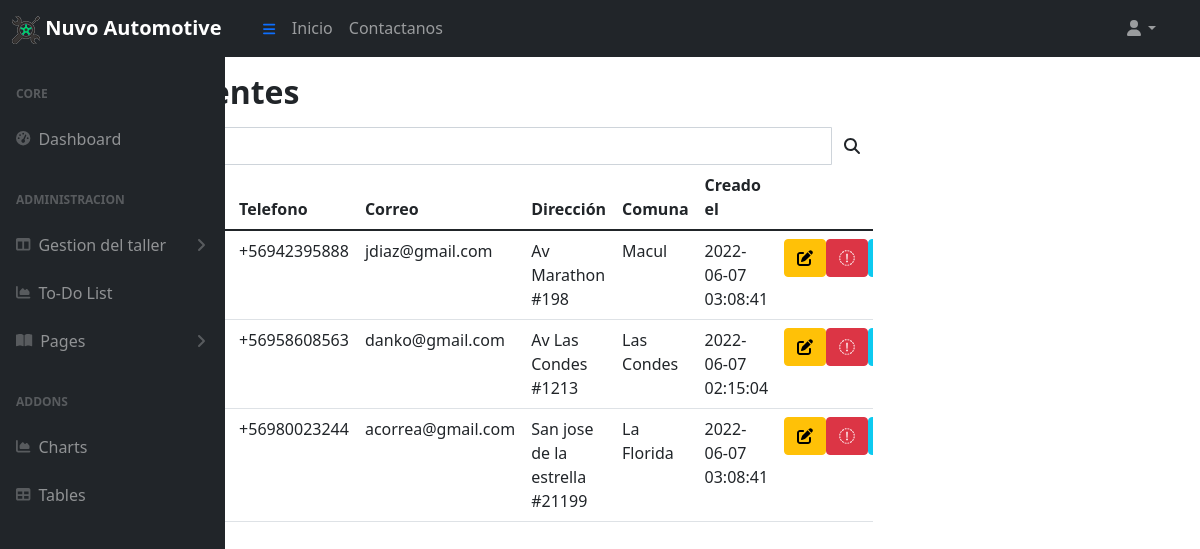
Page /admin/ViewList (signed in) on the committed database.
### tables this page shows
CREATE TABLE `client` (
  `RUT` varchar(255) NOT NULL,
  `FIRSTNAME` varchar(255) DEFAULT NULL,
  `LASTNAME` varchar(255) DEFAULT NULL,
  `SECOND_LASTNAME` varchar(255) DEFAULT NULL,
  `PHONE` varchar(255) DEFAULT NULL,
  `EMAIL` varchar(255) DEFAULT NULL,
  `ADDRESS` varchar(255) NOT NULL,
  `COMMUNE` varchar(255) NOT NULL,
  `CREATED_AT` timestamp NOT NULL DEFAULT CURRENT_TIMESTAMP,
  `UPDATED_AT` timestamp NOT NULL DEFAULT CURRENT_TIMESTAMP,
  PRIMARY KEY (`RUT`)
);

### controllers/AdminController.php (called while the page is built, shortened)
<?php
require_once('models/client.php');
class AdminController{
    public function ViewList() {
        $client = new Client();
        $clients = $client->getAll();
        require_once('views/layout/sidebar.php');
        require_once('views/admin/client/ViewList.php');
    }
}

### config/database.php (called while the page is built)
<?php
class Database {
  public static function connect() {
    $db = new mysqli('localhost', 'root', 'root', 'nuvo-automotive');
    $db->query("SET NAMES 'utf8'");
    return $db;
  }
}

### models/client.php (called while the page is built, shortened)
<?php
class Client {
private $db;
public function __construct() {
  $this->db = Database::connect();
}
public function getAll(){
    $query = "SELECT * FROM CLIENT ORDER BY RUT ASC";
    $clientes = $this->db->query ($query);
    return $clientes;
}
}
?>

### views/admin/client/ViewList.php (the view, shortened to what this page needs)
<div class="container py-3">
  <div class="row">
    <div class="col-12 col-md-9">
      <div class="mb-3">
        <h2 class="fw-bold mb-3">Lista de clientes</h2>
        <div class="clontainer">
          <div class="col-xs-3">
            <div class="input-group">
              <input type="text" class="form-control" placeholder="Buscar por nombre" id='q' onkeyup="load(1);">
              <span class="input-group-btn">
                <button class="btn btn-default" type="button" onclick='load(1);'><i class='fa fa-search'></i></button>
              </span>
            </div>
          </div>
          <div class="table-responsive-xxl">
            <table class="table">
              <thead>
                <tr>
                  <th>RUT</th>
                  <th>Nombre</th>
                  <th>Telefono</th>
                  <th>Correo</th>
                  <th>Dirección</th>
                  <th>Comuna</th>
                  <th>Creado el</th>
                </tr>
              </thead>
              <tbody>
                <?php while ($client = $clients->fetch_object()): ?>
                <tr>
                  <td><?= $client->RUT ?></td>
                  <td><?= $client->FIRSTNAME . ' ' . $client->LASTNAME . ' ' . $client->SECOND_LASTNAME?></td>
                  <td><?= $client-> PHONE?></td>
                  <td><?= $client->EMAIL ?></td>
                  <td><?= $client->ADDRESS ?></td>
                  <td><?= $client->COMMUNE ?></td>
                  <td><?= $client->CREATED_AT ?></td>
                  <td>
                    <div class="icons">
                      <button type="button" class="btn btn-warning btn-square btn-xs"
                      onclick=""><i
                      class="fa fa-edit"></i>
                      </button>
                      <button type="button" class="btn btn-danger btn-square btn-xs"onclick=><i
                        class="fa fa-trash-o"></i></button>
                        <button type="button" class="btn btn-info btn-square btn-xs" onclick=></button>
                    </div>
                  </td>
                </tr>
                <?php endwhile; ?>
              </tbody>
            </table>
          </div>
        </div>
      </div>
    </div>
  </div>

### views/layout/start.php (shortened to what this page needs)
<!DOCTYPE html>
<html lang="es">
<head>
  <link rel="stylesheet" href="<?= APP_URL . 'assets/css/main.css' ?>">
</head>

### views/layout/navbar.php (shortened to what this page needs)
<nav class="navbar navbar-expand-lg navbar-dark bg-primary">
  <div class="container-fluid">
    <a href="<?= APP_URL ?>" title="Página de inicio" class="navbar-brand fw-bold">
      <img src="<?= APP_URL . 'assets/img/logo_x28.png' ?>" alt="<?= APP_NAME ?>" class="logo">
      Nuvo Automotive
    </a>
    <button class="btn btn-link btn-sm order-1 order-lg-0 ms-3 me-4 me-lg-0" id="sidebarToggle" href="#!">
      <i class="fas fa-bars"></i>
    </button>
    <div class="collapse navbar-collapse" id="navbarColor01">
      <ul class="navbar-nav me-auto mb-2 mb-lg-0">
        <li class="nav-item">
          <a href="" class="nav-link">Inicio</a>
        </li>
        <li class="nav-item">
          <a href="" class="nav-link">Contactanos</a>
        </li>
      </ul>
      <ul class="navbar-nav ms-auto mb-2 mb-lg-0">
        <?php if (isset($_SESSION['logged'])) { ?>
        <div class="nav-logout">
          <ul class="navbar-nav ms-auto ms-md-0 me-3 me-lg-4">
            <li class="nav-item dropdown">
              <a class="nav-link dropdown-toggle" id="navbarDropdown" href="#" role="button" data-bs-toggle="dropdown" aria-expanded="false"><i class="fas fa-user fa-fw"></i></a>
            </li>
          </ul>
        </div>
        <?php } else { ?>
        <li class="nav-item">
          <a href="<?= APP_URL . 'account/login' ?>" class="nav-link">Iniciar sesión</a>
        </li>
        <?php } ?>
      </ul>
    </div>
  </div>
</nav>

### index.php (shortened to what this page needs)
<?php
require_once('config/database.php');
require_once('views/layout/start.php');
require_once('views/layout/navbar.php');
if (isset($_GET['controller'])) {
  $controllerName = $_GET['controller'] . 'Controller';
} elseif (!isset($_GET['controller']) && !isset($_GET['action'])) {
  $controllerName = CONTROLLER_DEFAULT;
} else {
  Utils::showError();
  exit();
}
if (class_exists($controllerName)) {
  $controller = new $controllerName();
  if (isset($_GET['action']) && method_exists($controller, $_GET['action'])) {
    $action = $_GET['action'];
    $controller->$action();
  } elseif (!isset($_GET['controller']) && !isset($_GET['action'])) {
    $actionDefault = ACTION_DEFAULT;
    $controller->$actionDefault();
  } else {
    Utils::showError();
  }
} else {
  Utils::showError();
}
require_once('views/layout/end.php');
?>

### views/layout/sidebar.php (shortened to what this page needs)
<div class="sb-nav-fixed">
    <div id="layoutSidenav">
        <div id="layoutSidenav_nav">
            <nav class="sb-sidenav accordion sb-sidenav-dark" id="sidenavAccordion">
                <div class="sb-sidenav-menu">
                    <div class="nav">
                        <div class="sb-sidenav-menu-heading">Core</div>
                        <a class="nav-link" href=" <?= APP_URL . 'admin/dashboard' ?>">
                            <div class="sb-nav-link-icon"><i class="fas fa-tachometer-alt"></i></div>
                            Dashboard
                        </a>
                        <div class="sb-sidenav-menu-heading">Administracion</div>
                        <a class="nav-link collapsed" href="#" data-bs-toggle="collapse"
                            data-bs-target="#collapseLayouts" aria-expanded="false" aria-controls="collapseLayouts">
                            <div class="sb-nav-link-icon"><i class="fas fa-columns"></i></div>
                            Gestion del taller
                            <div class="sb-sidenav-collapse-arrow"><i class="fas fa-angle-down"></i></div>
                        </a>
                        <a class="nav-link" href="<?= APP_URL . 'admin/TodoList' ?>">
                            <div class="sb-nav-link-icon"><i class="fas fa-chart-area"></i></div>
                            To-Do List
                        </a>
                        <a class="nav-link collapsed" href="#" data-bs-toggle="collapse" data-bs-target="#collapsePages"
                            aria-expanded="false" aria-controls="collapsePages">
                            <div class="sb-nav-link-icon"><i class="fas fa-book-open"></i></div>
                            Pages
                            <div class="sb-sidenav-collapse-arrow"><i class="fas fa-angle-down"></i></div>
                        </a>
                        <div class="sb-sidenav-menu-heading">Addons</div>
                        <a class="nav-link" href="charts.html">
                            <div class="sb-nav-link-icon"><i class="fas fa-chart-area"></i></div>
                            Charts
                        </a>
                        <a class="nav-link" href="tables.html">
                            <div class="sb-nav-link-icon"><i class="fas fa-table"></i></div>
                            Tables
                        </a>
                    </div>
                </div>
            </nav>
        </div>
    </div>

### views/layout/end.php (shortened to what this page needs)
  </body>
</html>

### rows in the picture
client: PHONE "+56942395888", EMAIL "jdiaz@gmail.com", ADDRESS "Av Marathon #198", COMMUNE "Macul", CREATED_AT "2022-06-07 03:08:41"
client: PHONE "+56958608563", EMAIL "danko@gmail.com", ADDRESS "Av Las Condes #1213", COMMUNE "Las Condes", CREATED_AT "2022-06-07 02:15:04"
client: PHONE "+56980023244", EMAIL "acorrea@gmail.com", ADDRESS "San jose de la estrella #21199", COMMUNE "La Florida", CREATED_AT "2022-06-07 03:08:41"
